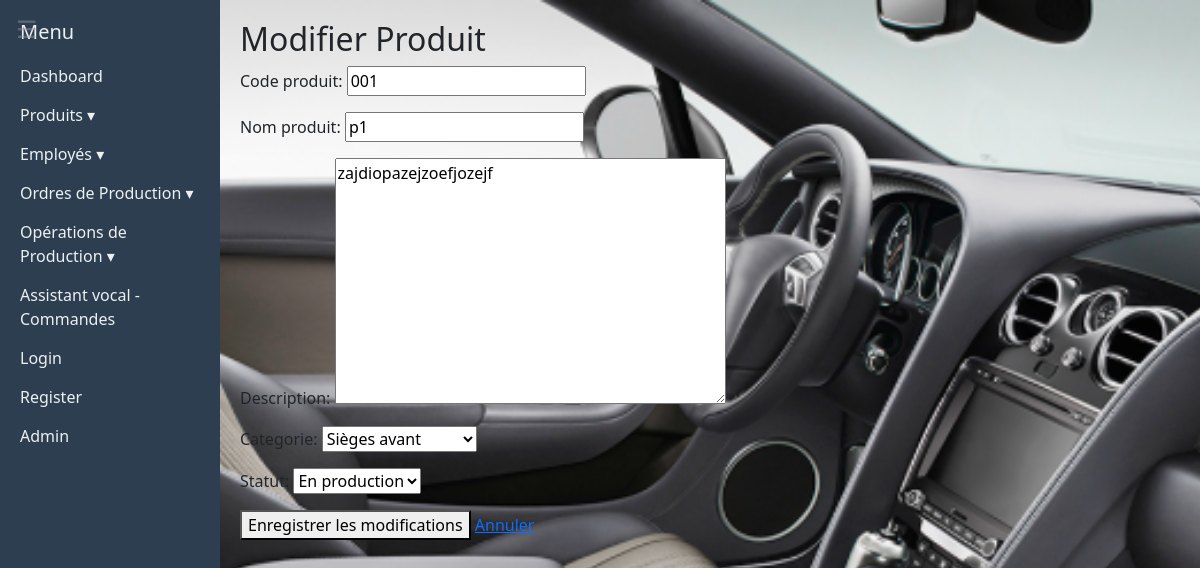
/dashboard/produits/modifier/1/, run on the app's committed database.
### dashboard/models.py (models this page shows, shortened)
class Produit(models.Model):
    CATEGORIE_CHOICES = [
        ('siege_avant', 'Sièges avant'),
        ('siege_arriere', 'Sièges arrière'),
        ('garniture_laterale', 'Garniture latérale'),
    ]
    STATUT_CHOICES = [
        ('en_production', 'En production'),
        ('discontinue', 'Discontinué'),
        ('stocke', 'Stocké'),
    ]
    prix_unitaire = models.DecimalField(
        max_digits=10,
        decimal_places=2,
        default=Decimal('0.00'),
        help_text="Prix unitaire en devise locale"
    )
    code_produit = models.CharField(max_length=50, unique=True)
    nom_produit = models.CharField(max_length=100)
    description = models.TextField(blank=True)
    categorie = models.CharField(max_length=50, choices=CATEGORIE_CHOICES)
    statut = models.CharField(max_length=20, choices=STATUT_CHOICES, default='en_production')

### dashboard/views.py (the view)
# urls.py: path('produits/modifier/<int:produit_id>/', views.modifier_produit, name='modifier_produit'),
def modifier_produit(request, produit_id):
    produit = get_object_or_404(Produit, pk=produit_id)
    if request.method == 'POST':
        form = ProduitForm(request.POST, instance=produit)
        if form.is_valid():
            form.save()
            return redirect('liste_produits')
    else:
        form = ProduitForm(instance=produit)
    return render(request, 'modifier_produit.html', {'form': form})

### dashboard/forms.py
class ProduitForm(forms.ModelForm):
    class Meta:
        model = Produit
        fields = ['code_produit', 'nom_produit', 'description', 'categorie', 'statut']

### dashboard/templates/modifier_produit.html (shortened to what this page needs)
{% extends 'base.html' %}
{% block content %}
  <h2>Modifier Produit</h2>
  <form method="post">
    {{ form.as_p }}
    <button type="submit">Enregistrer les modifications</button>
    <a href="{% url 'liste_produits' %}">Annuler</a>
  </form>
{% endblock %}

### dashboard/static/style.css (style rules this page uses)
body { margin: 0; font-family: 'Segoe UI', Tahoma, Geneva, Verdana, sans-serif; background-image: url('/static/bck.png'); background-size: cover; background-repeat: no-repeat; background-position: center; background-attachment: fixed; color: #080101; background-color: #f9f9f9; }

### data on the page
Produit: code_produit "001", nom_produit "p1", description "zajdiopazejzoefjozejf", categorie "Sièges avant", statut "En production"
